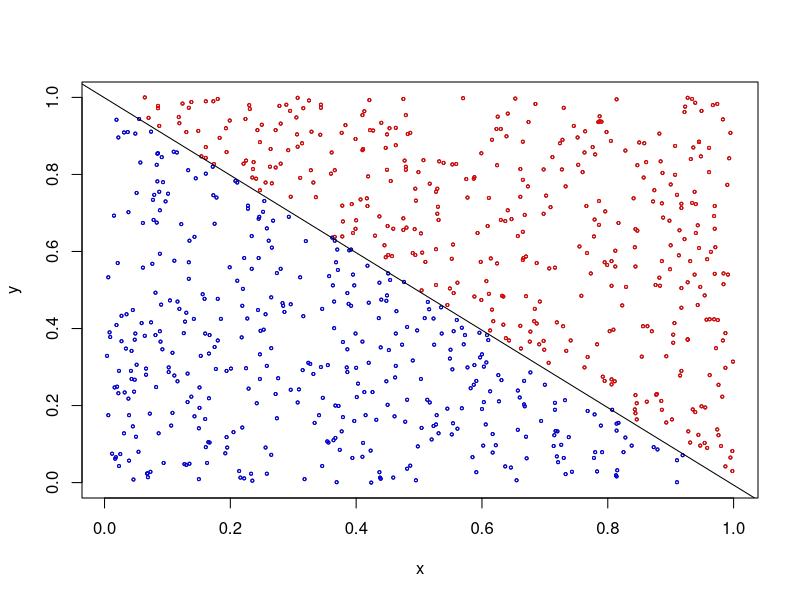
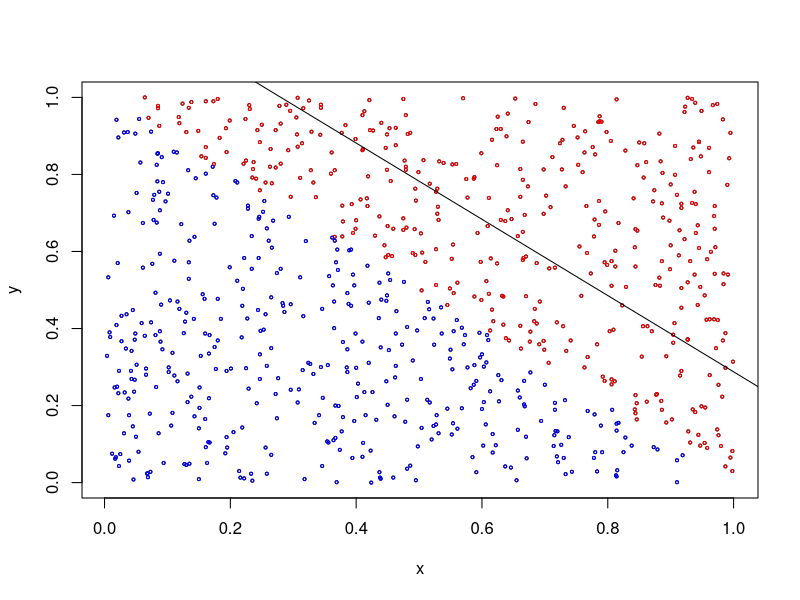
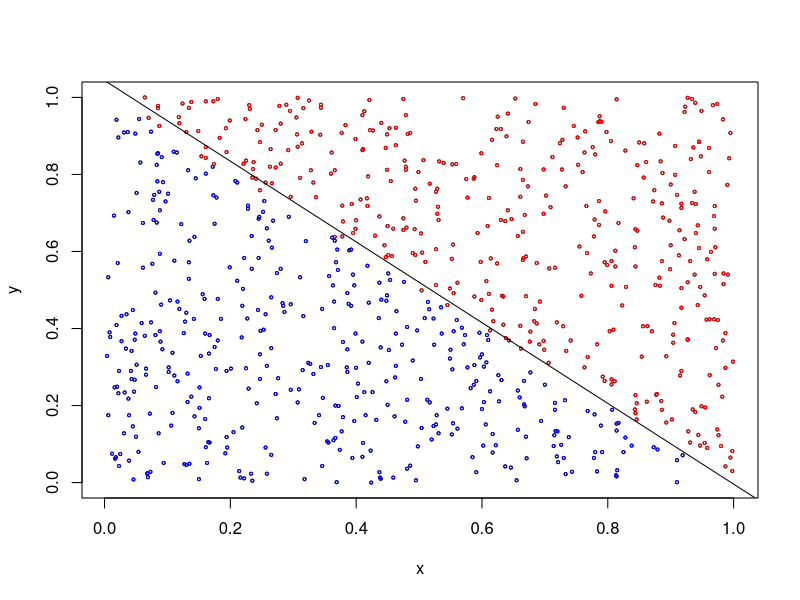
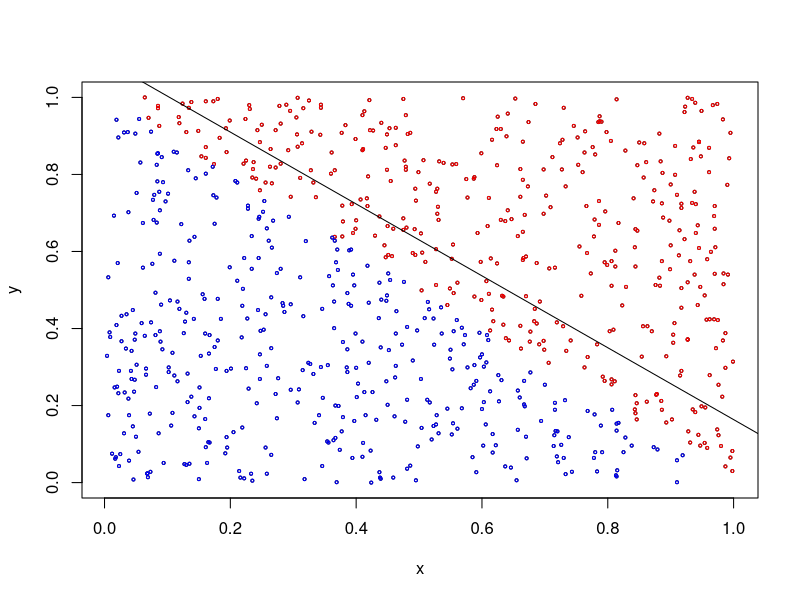
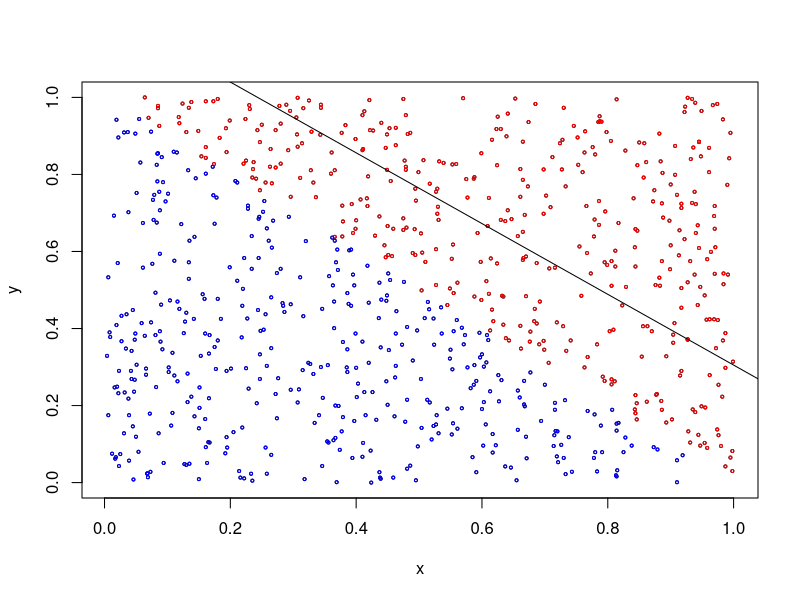
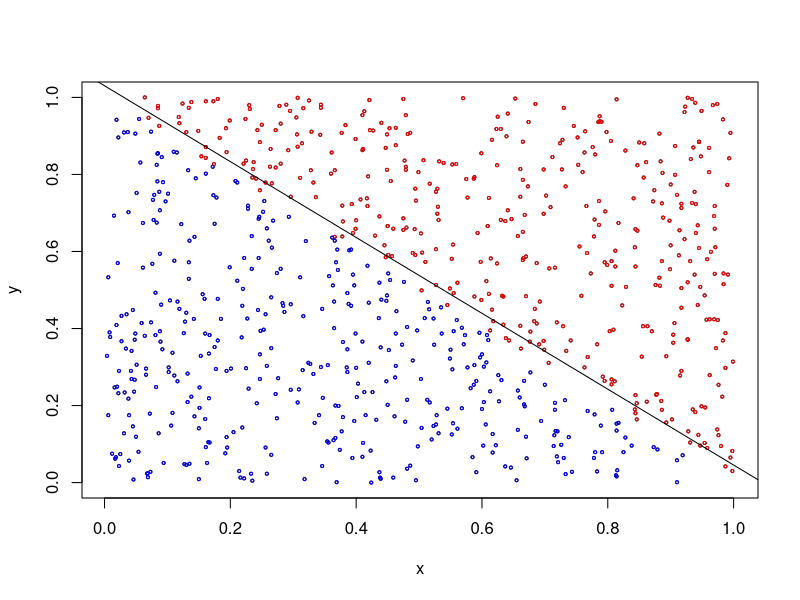
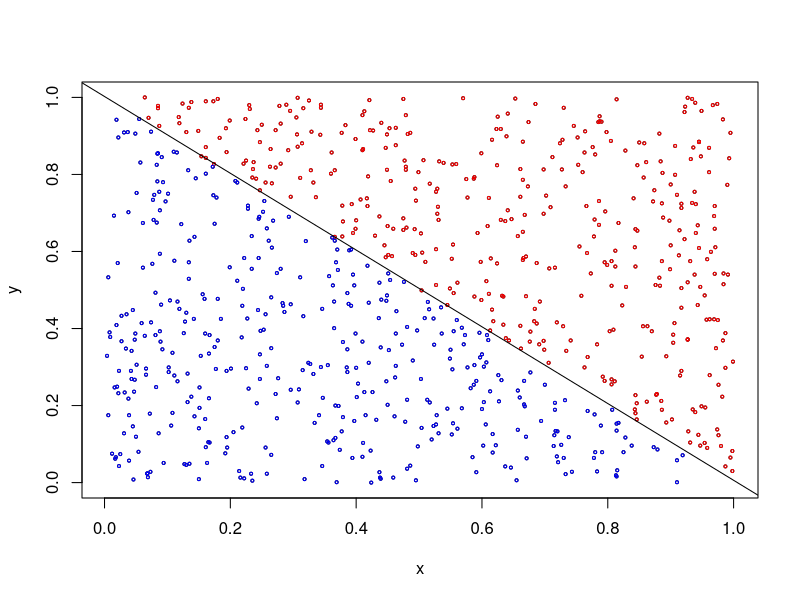
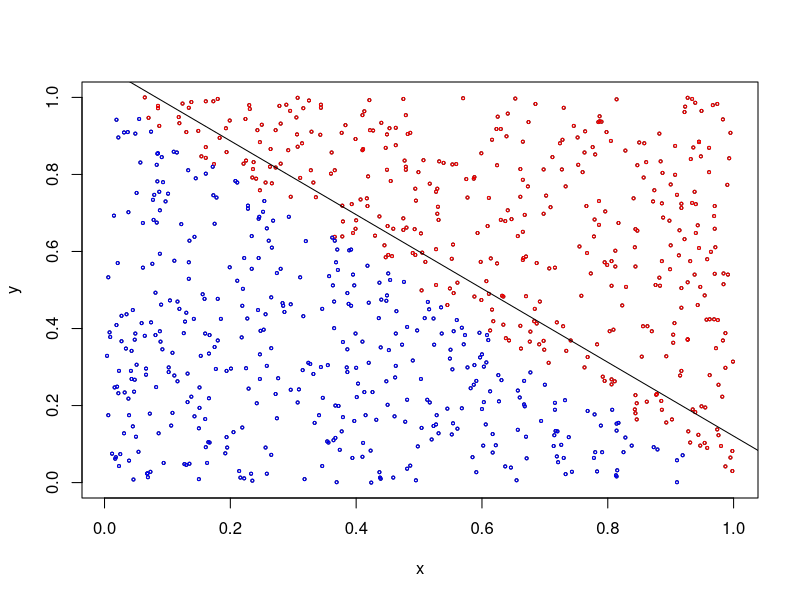

Reproduce these figures in R, in order.
## ---- chunk 1
rm(list=ls())

# Set working directory as needed
# setwd("...")

points <- read.csv("perceptron.csv")
## ---- chunk 2
# The Perceptron function
#
# PARAMETERS:
# points: The dataset that is to be separated
# lamda:  The learning rate
# gamma:  The error threshold
#
# RETURNS
# A list containing three named elements.  The elements
# should be named: 
# "weights" - Contains the final weight vector (learned weights)
# "epochs"  - Number of epochs it took to converge
# "error"   - A vector of error calculated at the end of each epoch

perceptron <- function(points, lambda, gamma) {
  D <- points
  k <- 0
  w <- runif(3, 0, 1) #initialize w0, w1, w2 random
  errors_v <- c()
  errors_avg <- Inf
  while(errors_avg > gamma){
    errors <- 0
    errors_avg <- 0
    for(row in 1:nrow(D)){ # for each row
      c_row <- D[row,]
      yk <- my_sign(c_row, w) # calculate yk using weights
      # get error for each one and add -- essentially the summation for the condition
      errors <- errors + abs(c_row[[1]] - yk)
      # for each weight component but r can do vector mult and add
      # w = w + lambda(y-y')x
      w <- w + lambda*(c_row[[1]] - yk)*c(c_row[[2]], c_row[[3]], c_row[[4]])
    }
    errors_avg <- errors/nrow(D) # for the while condition
    errors_v <- c(errors_v, c(errors_avg)) # store the errors
    k <- k+1
    # plot the line and points
    plot(points[[3]], points[[4]], ylab = "y", xlab = "x", cex = 0.4)
    lab1 <- points[points[[1]] == 1,]
    lab2 <- points[points[[1]] == -1,]
    points(lab1[[3]], lab1[[4]], col = "red", cex = 0.4)
    points(lab2[[3]], lab2[[4]], col = "blue", cex = 0.4)
    # 0 = w1 + w2x + w3y
    # y = 0 -> 0 = w1 + w2x -> x = -w1/w2
    # y = -w1/w3 - (w2/w3)x
    abline(a = -w[1]/w[2], b = -w[2]/w[3])
  }
  # plot the errors
  plot(1:length(errors_v), errors_v, type = 'l', xlab = "Epoch", 
       ylab = "Error", main = "Perceptron training error")
  return(list(weights = w, epochs = k, error = errors_v))
}

# The sign function, this is the prediction function
# PARAMETERS:
# x : The X vector (input that needs to be predicted)
# weights: The weight vector
# RETURNS:
# -1 or 1

my_sign <- function(x, weights) {
  yk <- weights[1]*x[[2]] + weights[2]*x[[3]] + weights[3]*x[[4]]
  yk <- if (yk > 0) 1 else -1
  return(yk)
}
## ---- chunk 3
# testing
result <- perceptron(points, 0.1, 0)
result
